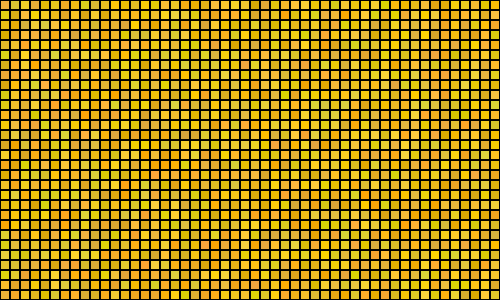
Frame 1 (no input)
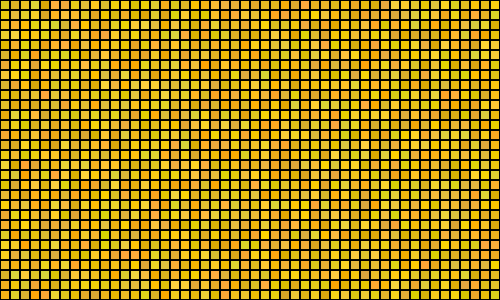
Frame 60 (the mouse pressed at the canvas centre just before this capture)
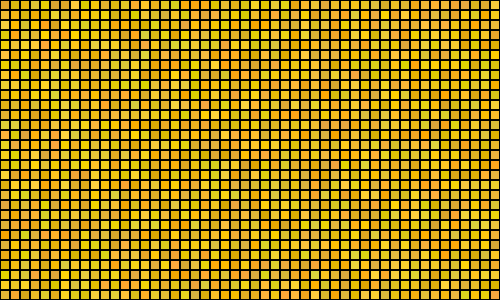
Frame 120 (the mouse held since frame 60 and released just before this capture)

The Processing sketch that drew these frames (run headless with seeded random() and noise(); from frame 60 on, the mouse is pressed at the canvas centre):

// Processing sketch: processing_14213
// ── processing_14213.pde

// Midterm proposal - Wooden mirror
// Gabriela Gutierrez
// October 2010


int videoScale = 10;

int cols, rows;

void setup() {
  size(500,300);
  
  cols = width/videoScale;
  rows = height/videoScale;
}


void draw() {
  background(255,255,0);
  
  for (int i = 0; i < cols; i++) {
    for (int j = 0; j < rows; j++) {
    
      int x = i*videoScale;
      int y = j*videoScale;
      
      color c = color (random(215,255), random(165,215), random(0,65));
      
      fill(c);
      stroke(1);
      rect(x,y,videoScale-1,videoScale-1);
    
    }  
  }
}
